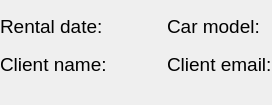
                        <widget class="QWidget" name="order_information_widget" native="true">
                         <property name="minimumSize">
                          <size>
                           <width>0</width>
                           <height>105</height>
                          </size>
                         </property>
                         <property name="maximumSize">
                          <size>
                           <width>16777215</width>
                           <height>105</height>
                          </size>
                         </property>
                         <property name="styleSheet">
                          <string notr="true">QWidget *{
	font-size: 14pt;
}</string>
                         </property>
                         <layout class="QFormLayout" name="formLayout_4">
                          <property name="horizontalSpacing">
                           <number>60</number>
                          </property>
                          <property name="verticalSpacing">
                           <number>15</number>
                          </property>
                          <property name="leftMargin">
                           <number>0</number>
                          </property>
                          <property name="topMargin">
                           <number>15</number>
                          </property>
                          <property name="rightMargin">
                           <number>0</number>
                          </property>
                          <property name="bottomMargin">
                           <number>0</number>
                          </property>
                          <item row="0" column="0">
                           <widget class="QLabel" name="rental_date_label">
                            <property name="font">
                             <font>
                              <pointsize>14</pointsize>
                              <bold>false</bold>
                             </font>
                            </property>
                            <property name="text">
                             <string>Rental date:</string>
                            </property>
                           </widget>
                          </item>
                          <item row="0" column="1">
                           <widget class="QLabel" name="car_model_label">
                            <property name="font">
                             <font>
                              <pointsize>14</pointsize>
                             </font>
                            </property>
                            <property name="text">
                             <string>Car model:</string>
                            </property>
                           </widget>
                          </item>
                          <item row="1" column="0">
                           <widget class="QLabel" name="client_name_label">
                            <property name="maximumSize">
                             <size>
                              <width>16777215</width>
                              <height>25</height>
                             </size>
                            </property>
                            <property name="font">
                             <font>
                              <pointsize>14</pointsize>
                             </font>
                            </property>
                            <property name="text">
                             <string>Client name:</string>
                            </property>
                           </widget>
                          </item>
                          <item row="1" column="1">
                           <widget class="QLabel" name="client_email_label">
                            <property name="maximumSize">
                             <size>
                              <width>16777215</width>
                              <height>25</height>
                             </size>
                            </property>
                            <property name="font">
                             <font>
                              <pointsize>14</pointsize>
                             </font>
                            </property>
                            <property name="text">
                             <string>Client email:</string>
                            </property>
                           </widget>
                          </item>
                         </layout>
                        </widget>
